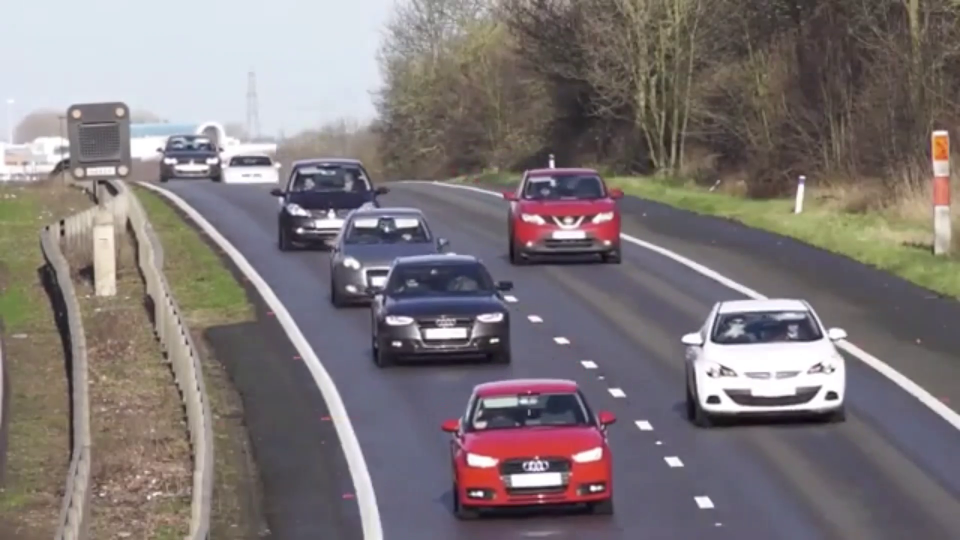
#> input picture frame 25 of _videos/backg_esti.mp4, 1920 x 1080 px, given in place of space_traffic.mp4, which was not available (shown at 1/2 size)
$ python background_subtraction_opencv.py
#> lines starting #> are read from the running program, lines starting #| are printed output that depends on the picture
'''
https://learnopencv.com/background-subtraction-with-opencv-and-bgs-libraries/
'''

import argparse
import cv2


def get_opencv_result(video_to_process):
    # video işleme için VideoCapture nesnesi oluşturun
#> called with video_to_process = '_videos/space_traffic.mp4'
    captured_video = cv2.VideoCapture(video_to_process)
    # video capture durumunu kontrol et
    if not captured_video.isOpened:
        print("Unable to open: " + video_to_process)
        exit(0)

    # örnek arka plan çıkarma
    background_subtr_method = cv2.bgsegm.createBackgroundSubtractorGSOC()

    while True:
        # video karelerini oku
        retval, frame = captured_video.read()
#> frame is the input picture: shape (1080, 1920, 3); mean B, G, R 120, 119, 127

        # frame lerin tutulup tutulmadığını kontrol edin
        if not retval:
            break

        # video karelerini yeniden boyutlandır
        frame = cv2.resize(frame, (640, 360))
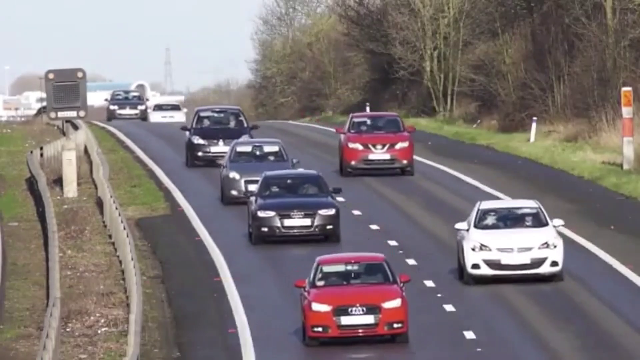
#> frame: shape (360, 640, 3); mean B, G, R 120, 119, 127

        # frame leri background subtractor a iletin
        foreground_mask = background_subtr_method.apply(frame)
#> foreground_mask: shape (360, 640); every value is 0
        # ön plan maskesi olmadan arka planı elde edin
        background_img = background_subtr_method.getBackgroundImage()

        # geçerli frame i, ön plan maskesini, çıkarılan sonucu göster
        cv2.imshow("Initial Frames", frame)
        cv2.imshow("Foreground Masks", foreground_mask)
        cv2.imshow("Subtraction Result", background_img)

        keyboard = cv2.waitKey(10)
#> (key Esc is pressed here)
        if keyboard == 27:
            break


if __name__ == "__main__":
    parser = argparse.ArgumentParser()
    parser.add_argument(
        "--input_video",
        type=str,
        help="Define the full input video path",
        default="_videos/space_traffic.mp4",
    )

    # argümentler
    args = parser.parse_args()

    # BS-pipeline başlatın
    get_opencv_result(args.input_video)

$ run again, starting later in the video
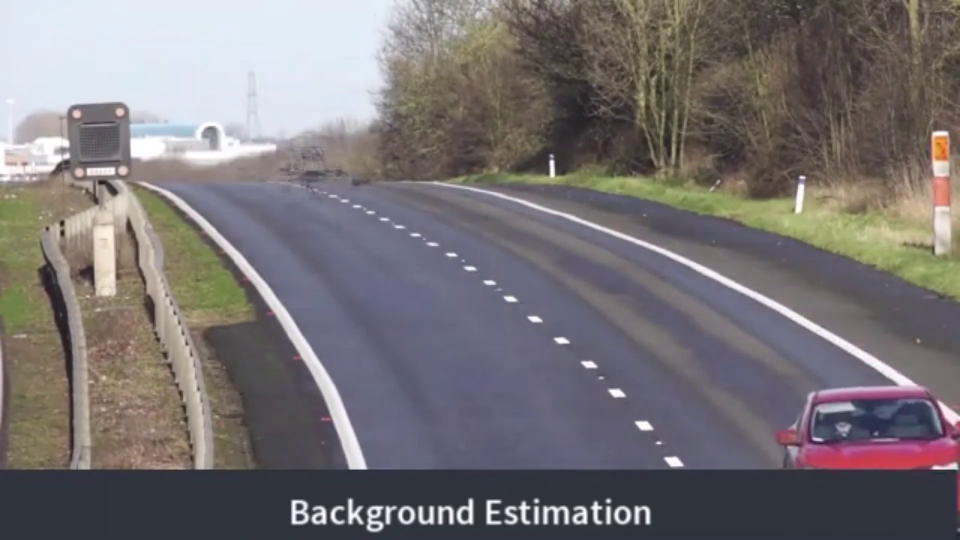
#> input picture frame 116 of _videos/backg_esti.mp4, 1920 x 1080 px, given in place of space_traffic.mp4, which was not available (shown at 1/2 size)
#> in get_opencv_result, frame is the input picture: shape (1080, 1920, 3); mean B, G, R 116.9, 114.9, 119.7
#> in get_opencv_result, `frame = cv2.resize(frame, (640, 360))`:
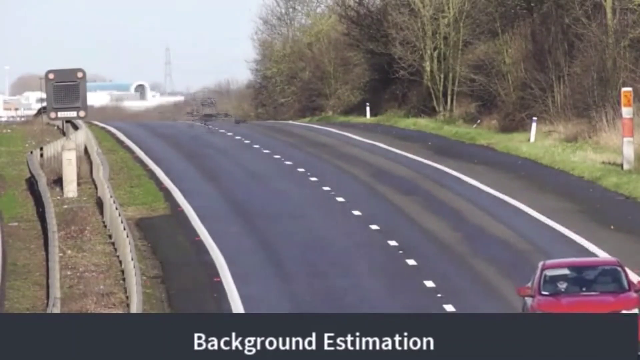
#> frame: shape (360, 640, 3); mean B, G, R 116.9, 114.9, 119.7
#> foreground_mask: shape (360, 640); every value is 0

$ run again, starting later in the video
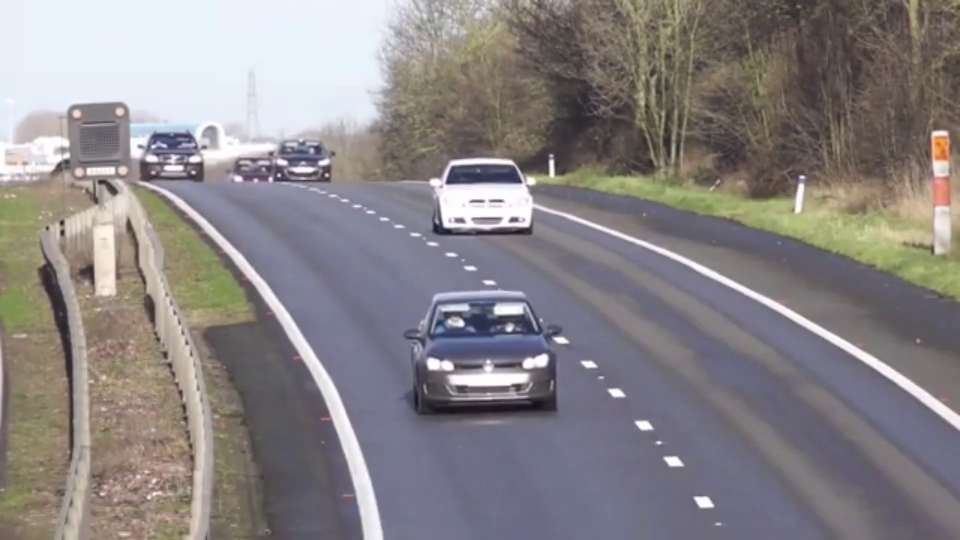
#> input picture frame 206 of _videos/backg_esti.mp4, 1920 x 1080 px, given in place of space_traffic.mp4, which was not available (shown at 1/2 size)
#> in get_opencv_result, frame is the input picture: shape (1080, 1920, 3); mean B, G, R 133.9, 132.4, 137.3
#> in get_opencv_result, `frame = cv2.resize(frame, (640, 360))`:
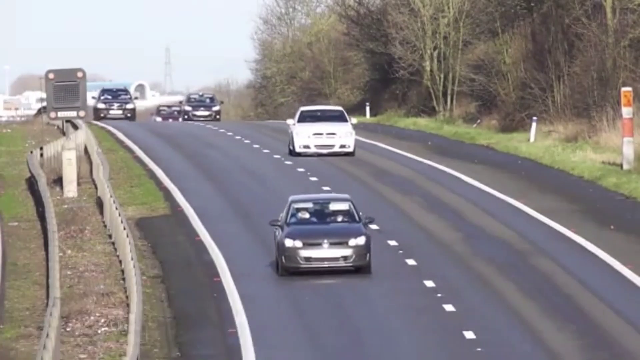
#> frame: shape (360, 640, 3); mean B, G, R 133.9, 132.4, 137.3
#> foreground_mask: shape (360, 640); every value is 0
